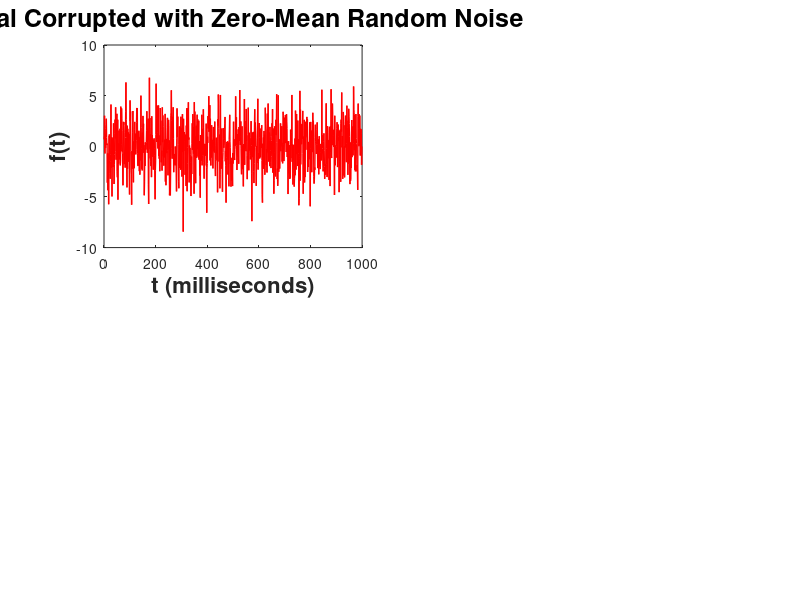

The MATLAB source for this figure: (Note: this script raises an error after producing the figure.)
function drawSTFTEg()
s={'Gaussian Window' 'Hamming Window'};
wlen=25;
hopsize=25;
retno =1;
Ff = 500;
for fla=0:1
    Fs = 1000;            % Sampling frequency
    T = 1/Fs;             % Sampling period
    L = 1000;             % Length of signal
    t = (0:L-1)*T;        % Time vector
    S = 0.7*sin(2*pi*50*t) + sin(2*pi*120*t);
    X = S + 2*randn(size(t));
    figure;
    g=subplot(2,2,1);
  %  plot(1000*t(1:100),X(1:100),'r','LineWidth',1);
    plot(1000*t(1:100),X(1:100),'r','LineWidth',1);
    plot(1000*t,X,'r','LineWidth',1);
    
  L = length(X);
    title('Signal Corrupted with Zero-Mean Random Noise','FontSize',18,'FontWeight','bold')
    xlabel('t (milliseconds)','FontSize',16,'FontWeight','bold')
    ylabel('f(t)','FontSize',16,'FontWeight','bold')
    [Y,ft,tt]=stft2(X,wlen,hopsize,retno,Ff,fla);
    %Y=fftshift(Y);
    P=abs(Y/L);
    g=subplot(2,2,2);
    %plot(tt,P,'b','LineWidth',1);
     spectrogram(X,gausswin(wlen));
    title(['STFT using', s(fla+1)],'FontSize',16,'FontWeight','bold')
    xlabel('\omega','FontSize',16,'FontWeight','bold')
    ylabel('|F(\omega,\tau)|','interpreter','Tex','FontSize',16,'FontWeight','bold')
    g=subplot(2,2,3);
    plot(1000*t(1:100),S(1:100),'r','LineWidth',1);
    L = length(X);
    title('Signal Corrupted with Zero-Mean Random Noise','FontSize',18,'FontWeight','bold')
    xlabel('t (milliseconds)','FontSize',16,'FontWeight','bold')
    ylabel('f(t)','FontSize',16,'FontWeight','bold')
    [Y,ft,tt]=stft2(S,wlen,hopsize,retno,Ff,fla);
    %Y=fftshift(Y);
    P=abs(Y/L);
    g=subplot(2,2,4);
    plot(tt,P,'b','LineWidth',1);
    title(['STFT using',s(fla+1)],'FontSize',16,'FontWeight','bold')
    xlabel('\omega','interpreter','Tex','FontSize',16,'FontWeight','bold')
    ylabel('|F(\omega,\tau)|','interpreter','Tex','FontSize',16,'FontWeight','bold')
   
end
